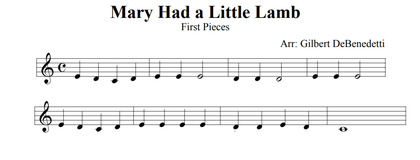
%> input picture images/mary.png, 420 x 160 px, shrunk from 1125 x 429 before the run
$ octave test.m   (GNU Octave 9; MATLAB toolbox functions it lacks are replaced by stand-ins)
%> lines starting %> are read from the running program, lines starting %| are printed output that depends on the picture; in (x1, y1, x2, y2) boxes, pixels count from 0 and x2, y2 are one past the last pixel; in counts of white or black regions, pixels touching at a corner belong together; the program's own positions count from 1
### naive_crop.m
function [ height_start, height_end, width_start, width_end ] = naive_crop( image )
% NAIVE CROP
%   Inputs, image
%   Outputs, positions where to crop

    % Theshold the image so that the background is white and the sheet
    % is black
    bw = 1-imbinarize(image(:,:,3),'global');
    bw = bwareaopen(bw, 2000);
    bw_out = bw;
    height_start = 1;
    height_end = length(bw_out(:,1));
    width_start = 1;
    width_end = length(bw_out(1,:));

    while true

        if ~(sum(bw_out(1,:)) > 150 || sum(bw_out(:,1)) > 150 ...
            || sum(bw_out(end,:)) > 150 || sum(bw_out(:,end)) > 150)
            break
        end

        width = length(bw_out(1,:));
        height = length(bw_out(:,1));

        if sum(bw_out(1,:)) > 150
            bw_out = bw_out(2:height, :);
            height_start = height_start+1;
            height = height-1;
        end

        if sum(bw_out(height,:)) > 150
            bw_out = bw_out(1:height-1, :);
            height_end = height_end-1;
            height = height-1;
        end

        if sum(bw_out(:,1)) > 150
            bw_out = bw_out(:, 2:width);
            width_start = width_start+1;
            width = width-1;
        end

        if sum(bw_out(:,width)) > 150
            bw_out = bw_out(:, 1:width-1);
            width_end = width_end-1;
            width = width-1;
        end

    end
end

### rotate_image.m
function [ rotated_image ] = rotate_image( image )
% FIND ROTATION
%   Inputs, binary image
%   Outputs, binary image that is rotatated with an angle based on Hough
%   transform

    [H, theta, rho] = hough(image, 'theta', -89.9:0.1:89.9);
    peak = houghpeaks(H);
    lineAngle = theta(peak(2));

    if lineAngle > 0
        rotationAngle = 270 + lineAngle;
    else
        rotationAngle = 90 + lineAngle;
    end

     rotated_image = imrotate(image, rotationAngle, 'bilinear','crop');
end

### staff_line_identification.m
function [ staff_lines ] = staff_line_identification( bw_image )
% STAFF LINE IDENTIFICATION
%   Inputs, binary image
%   Outputs, positions and cluster of the staff lines

    % Erosion of horizontal lines
    se_line = strel('line', length(bw_image)*0.005, 0);
    bw_image = imerode(bw_image, se_line);

    % [7 lines of commented-out code are left out]
    [pks, locs] = findpeaks(sum(bw_image,2));

    % Remove all unrelevant peaks based on threshold
    % Can be improved by using cluster classification
    % median(diff())
    tresh = pks > max(pks)/5;
    locs = locs .* tresh;
    pks = pks .* tresh;

    pks_tresh = pks(pks~=0);
    locs_tresh = locs(locs~=0);
    staff_lines = [];

    % Classification of stafflines clusters
    if mod(length(locs_tresh), 5) == 0
        staff_lines = locs_tresh;
    else
        staff_lines = locs_tresh;

        % Remove shortest line until the systems consist of 5 lines
        while ~ mod(length(staff_lines), 5) == 0
            index = find(pks_tresh == min(pks_tresh));
            pks_tresh(index) = [];
            staff_lines(index) = [];

            pks_tresh = pks_tresh(pks_tresh~=0);
            staff_lines = staff_lines(staff_lines~=0);
        end
    end
end

### remove_stafflines.m
function [ out_image ] = remove_stafflines( in_image, staff_lines )
% REMOVE STAFFLINES
%   Inputs, binary image and location of staff lines
%   Outputs, binary image without staff lines

    out_image = in_image;
    for i=1:length(staff_lines(:))
        % Method for removing staff line while without cutting
        % the notes where the staff lines are
        for j=1:length(out_image(1,:))
            if ~(out_image(staff_lines(i)-2, j) == 1 ...
                    && out_image(staff_lines(i)+2, j) == 1)
                out_image(staff_lines(i)-1, j) = 0;
                out_image(staff_lines(i), j) = 0;
                out_image(staff_lines(i)+1, j) = 0;
            end
        end

    end
end

### get_split_positions.m
function [ split_positions ] = get_split_positions( image, staff_lines )
% GET SPLIT POSITIONS
%   Inputs, binary image and location off staff lines
%   Outputs, positions of where to splitt the image into subimages based on
%   the staff lines

    split_positions(1) = max(staff_lines(1)-50, 1);
    for i=5:5:length(staff_lines(:))-1
        split_positions(end+1) = ceil(staff_lines(i) ...
            + ((staff_lines(i+1) - staff_lines(i)) / 2));
    end
    split_positions(end+1) = length(image(:,1));

end

### split_images.m
function [ out_im ] = split_images( in_im, split_pos )
% SPLIT IMAGES
%   Inputs, binary image and location of staff lines
%   Outputs, subimages stored in cells

    out_im = [];
    for i=1:length(split_pos)-1
        out_im{i} = in_im(split_pos(i):split_pos(i+1),:);
    end
end

### clean_image.m
function [ subimg_clean ] = clean_image( subimg_no_sl, n )
% CLEAN IMAGE
%   Inputs, subimages without staff lines and number of subimages
%   Outputs, cleaned subimages

    % Structural element similar to the holes created from the removal of
    % the staff lines
    se_line = strel('line', 4, 90);
    subimg_clean = [];
    for i_img=1:n
        subimg_clean{i_img} = imdilate(subimg_no_sl{i_img},se_line);
    end
end

### test.m
%%%%%%%%%%%%%%%%%%%%%%%%%%
%function strout = tnm034( image )
%
% Im: Input image of captured sheet music. Im should be in
% double format, normalized to the interval [0,1]
%
% strout: The resulting character string of the detected notes.
% The string must follow the pre-defined format, explained below.
%
%%%%%%%%%%%%%%%%%%%%%%%%%%
    strout = '';

    % ------ PREPROCESSING
    image = imread("images/mary.png");
%> image is the input picture: size 160x420x3 uint8; mean R, G, B 241.9, 241.9, 241.9
    % Crop image
    [height_start, height_end, width_start, width_end] = naive_crop(image);
%> in naive_crop, `bw = 1-imbinarize(image(:,:,3),'global');`:
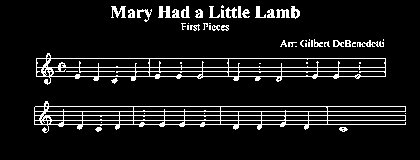
%> bw: size 160x420 double; values 0 (black) and 1 (white), 8.8% white in thin lines or dots, all inside (x1, y1, x2, y2) = (34, 5, 406, 133)
%> in naive_crop, `bw = bwareaopen(bw, 2000);`:
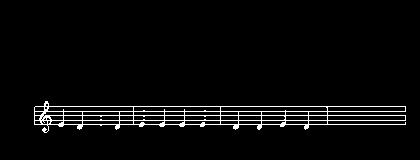
%> bw: size 160x420 logical; 3.5% white in thin lines or dots, all inside (x1, y1, x2, y2) = (34, 101, 406, 133)
%> in naive_crop, `height_end = length(bw_out(:,1));`: height_end = 160
%> in naive_crop, `width_end = length(bw_out(1,:));`: width_end = 420
%> after the loop in naive_crop, `while true`: height_start = 1
%> height_start = 1; height_end = 160; width_start = 1; width_end = 420

    % Convert to binary image with the size of the cropped image
    bw = 1-imbinarize(image(height_start:height_end,width_start:width_end,3),...
        'adaptive','ForegroundPolarity','dark','Sensitivity',0.4);
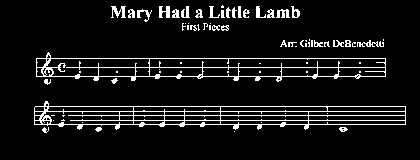
%> bw: size 160x420 double; values 0 (black) and 1 (white), 8.1% white in thin lines or dots, all inside (x1, y1, x2, y2) = (34, 5, 406, 133)

    % Rotate image using Hough transform to find the angle
    bw = rotate_image(bw);
%> in rotate_image, `[H, theta, rho] = hough(image, 'theta', -89.9:0.1:89.9);`:
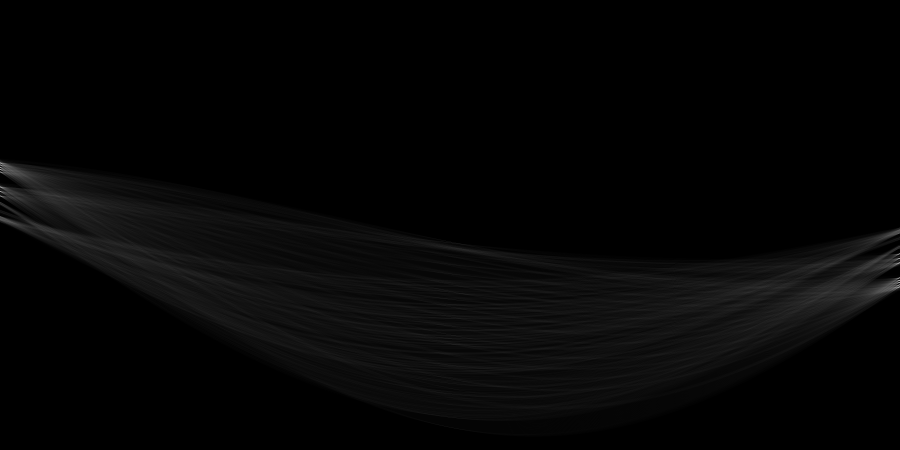
%> H: size 899x1799 double (shown at 1/2 size); min 0, max 284, mean 6.1; drawn with min black and max white
%> in rotate_image, `[H, theta, rho] = hough(image, 'theta', -89.9:0.1:89.9);`: theta = 1799 values from -89.9 to 89.9; rho = 899 values from -449 to 449
%> in rotate_image, `peak = houghpeaks(H);`: peak = [575 1798]
%> in rotate_image, `lineAngle = theta(peak(2));`: lineAngle = 89.8
%> in rotate_image, `rotationAngle = 270 + lineAngle;`: rotationAngle = 359.8
%> in rotate_image, `rotated_image = imrotate(image, rotationAngle, 'bilinear','crop');`:
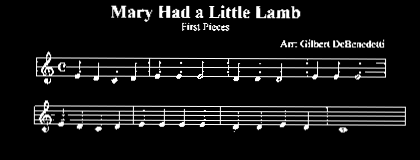
%> rotated_image: size 160x420 double; min 0, max 1, mean 0.081

    % ------ STAFF LINE IDENTIFICATION

    staff_lines = staff_line_identification(bw);
%> in staff_line_identification, `bw_image = imerode(bw_image, se_line);`:
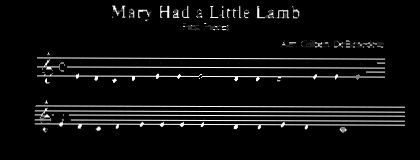
%> bw_image: size 160x420 double; min 0, max 1, mean 0.056
%> in staff_line_identification, `[pks, locs] = findpeaks(sum(bw_image,2));`: pks = 22 values, max 255.8 at index 22, min 1.52 at index 11, mean 101.3; locs = 22 values from 7 to 125
%> in staff_line_identification, `tresh = pks > max(pks)/5;`: tresh = 22 logical values, 9 true
%> in staff_line_identification, `locs = locs .* tresh;`: locs = 22 values, max 125 at index 22, min 0 at index 1, mean 36.5
%> in staff_line_identification, `pks = pks .* tresh;`: pks = 22 values, max 255.8 at index 22, min 0 at index 1, mean 92.09
%> in staff_line_identification, `pks_tresh = pks(pks~=0);`: pks_tresh = [60.22; 241.2; 240.2; 245.3; 249.1; 249.7; 243.3; 241.2; 255.8]
%> in staff_line_identification, `locs_tresh = locs(locs~=0);`: locs_tresh = [18; 59; 68; 77; 107; 112; 116; 121; 125]
%> the loop in staff_line_identification, `while ~ mod(length(staff_lines), 5) == 0` made 4 passes
%> (index, pks_tresh, staff_lines) on passes 1 to 4: (1, [241.2; 240.2; 245.3; 249.1; 249.7; 243.3; 241.2; 255.8], [59; 68; 77; 107; 112; 116; 121; 125]), (2, [241.2; 245.3; 249.1; 249.7; 243.3; 241.2; 255.8], [59; 77; 107; 112; 116; 121; 125]), (1, [245.3; 249.1; 249.7; 243.3; 241.2; 255.8], [77; 107; 112; 116; 121; 125]), (5, [245.3; 249.1; 249.7; 243.3; 255.8], [77; 107; 112; 116; 125])
%> staff_lines = [77; 107; 112; 116; 125]

    if ~isempty(staff_lines)

        % ------ CLEAN UP IMAGES

        % Remove staff lines
        bw_no_sl = remove_stafflines(bw, staff_lines);
%> the loop in remove_stafflines, `for i=1:length(staff_lines(:))` made 5 passes
%> after the loop in remove_stafflines, `for i=1:length(staff_lines(:))`:
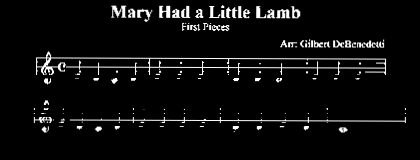
%> out_image: size 160x420 double; 5.71% of pixels changed, all inside (x1, y1, x2, y2) = (33, 75, 406, 126)


        % Identify positions to split into subimages for each row block
        split_pos = get_split_positions(bw, staff_lines);
%> split_pos = [27 160]

        % Calcualate the number of subimages
        n = length(split_pos)-1;
%> n = 1

        % Split bw and bw without staff lines into subimages
        subimg = split_images(bw, split_pos);
%> after the loop in split_images, `for i=1:length(split_pos)-1`: out_im = 1 item
%> subimg = 1 item
        subimg_no_sl = split_images(bw_no_sl, split_pos);
%> subimg_no_sl = 1 item

        % Clean up holes where the staff lines where removed
        subimg_clean = clean_image(subimg_no_sl, n);
%> subimg_clean = 1 item


%> (the run ends here)

$ run again, with images/duck.png copied over images/mary.png
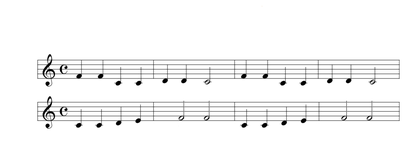
%> input picture images/duck.png, 420 x 149 px, shrunk from 1094 x 389 before the run
%> image is the input picture: size 149x420x3 uint8; mean R, G, B 244.9, 244.9, 244.9
%> in naive_crop, `bw = 1-imbinarize(image(:,:,3),'global');`:
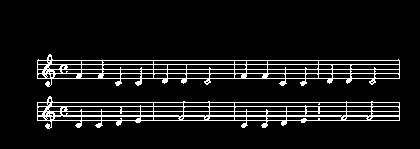
%> bw: size 149x420 double; values 0 (black) and 1 (white), 8.5% white in thin lines or dots, all inside (x1, y1, x2, y2) = (37, 54, 400, 129)
%> in naive_crop, `height_end = length(bw_out(:,1));`: height_end = 149
%> in naive_crop, `width_end = length(bw_out(1,:));`: width_end = 420
%> after the loop in naive_crop, `while true`: height_start = 1
%> `[height_start, height_end, width_start, width_end] = naive_crop(image);`: height_end = 149; width_start = 1; width_end = 420
%> theta = 1799 values from -89.9 to 89.9; rho = 891 values from -445 to 445
%> peak = [369 2]
%> lineAngle = -89.8
%> rotationAngle = 0.2
%> in staff_line_identification, `[pks, locs] = findpeaks(sum(bw_image,2));`: pks = [2; 231.3; 243.6; 232.4; 31.34; 252.8; 25.03; 1.62; 246; 234.1; 241.6; 17.65; 249.3; 21.69]; locs = [57; 61; 65; 70; 74; 79; 83; 100; 103; 107; 112; 117; 121; 126]
%> tresh = [false; true; true; true; false; true; false; false; true; true; true; false; true; false]
%> in staff_line_identification, `locs = locs .* tresh;`: locs = [0; 61; 65; 70; 0; 79; 0; 0; 103; 107; 112; 0; 121; 0]
%> in staff_line_identification, `pks = pks .* tresh;`: pks = [0; 231.3; 243.6; 232.4; 0; 252.8; 0; 0; 246; 234.1; 241.6; 0; 249.3; 0]
%> in staff_line_identification, `pks_tresh = pks(pks~=0);`: pks_tresh = [231.3; 243.6; 232.4; 252.8; 246; 234.1; 241.6; 249.3]
%> locs_tresh = [61; 65; 70; 79; 103; 107; 112; 121]
%> the loop in staff_line_identification, `while ~ mod(length(staff_lines), 5) == 0` made 3 passes
%> (index, pks_tresh, staff_lines) on passes 1 to 3: (1, [243.6; 232.4; 252.8; 246; 234.1; 241.6; 249.3], [65; 70; 79; 103; 107; 112; 121]), (2, [243.6; 252.8; 246; 234.1; 241.6; 249.3], [65; 79; 103; 107; 112; 121]), (4, [243.6; 252.8; 246; 241.6; 249.3], [65; 79; 103; 112; 121])
%> `staff_lines = staff_line_identification(bw);`: staff_lines = [65; 79; 103; 112; 121]
%> the loop in remove_stafflines, `for i=1:length(staff_lines(:))` made 5 passes
%> after the loop in remove_stafflines, `for i=1:length(staff_lines(:))`:
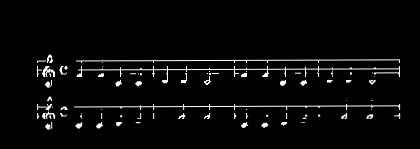
%> out_image: size 149x420 double; min 0, max 1, mean 0.0344
%> split_pos = [15 149]
%> after the loop in split_images, `for i=1:length(split_pos)-1`: out_im = 1 item

$ run again, with images/london.png copied over images/mary.png
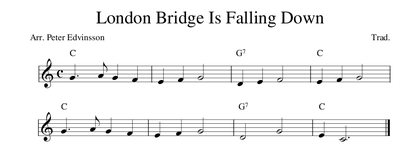
%> input picture images/london.png, 420 x 163 px, shrunk from 826 x 320 before the run
%> image is the input picture: size 163x420x3 uint8; min 0, max 255, mean 243.6
%> in naive_crop, `height_end = length(bw_out(:,1));`: height_end = 163
%> in naive_crop, `width_end = length(bw_out(1,:));`: width_end = 420
%> after the loop in naive_crop, `while true`: height_start = 1
%> `[height_start, height_end, width_start, width_end] = naive_crop(image);`: height_end = 163; width_start = 1; width_end = 420
%> theta = 1799 values from -89.9 to 89.9; rho = 901 values from -450 to 450
%> peak = [321 2]
%> lineAngle = -89.8
%> rotationAngle = 0.2
%> in staff_line_identification, `[pks, locs] = findpeaks(sum(bw_image,2));`: pks = 22 values, max 245.6 at index 21, min 1.24 at index 8, mean 66.69; locs = 22 values from 12 to 140
%> tresh = 22 logical values, 6 true
%> in staff_line_identification, `locs = locs .* tresh;`: locs = 22 values, max 136 at index 21, min 0 at index 1, mean 30.14
%> in staff_line_identification, `pks = pks .* tresh;`: pks = 22 values, max 245.6 at index 21, min 0 at index 1, mean 57.78
%> in staff_line_identification, `pks_tresh = pks(pks~=0);`: pks_tresh = [56.69; 242.4; 243.6; 241.1; 241.8; 245.6]
%> locs_tresh = [23; 120; 124; 128; 132; 136]
%> the loop in staff_line_identification, `while ~ mod(length(staff_lines), 5) == 0` made 1 pass
%> (index, pks_tresh, staff_lines) on pass 1: (1, [242.4; 243.6; 241.1; 241.8; 245.6], [120; 124; 128; 132; 136])
%> `staff_lines = staff_line_identification(bw);`: staff_lines = [120; 124; 128; 132; 136]
%> the loop in remove_stafflines, `for i=1:length(staff_lines(:))` made 5 passes
%> after the loop in remove_stafflines, `for i=1:length(staff_lines(:))`:
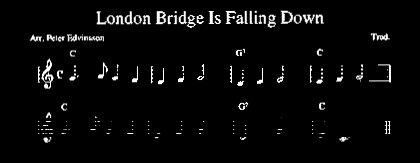
%> out_image: size 163x420 double; min 0, max 1, mean 0.0354
%> split_pos = [70 163]
%> after the loop in split_images, `for i=1:length(split_pos)-1`: out_im = 1 item
